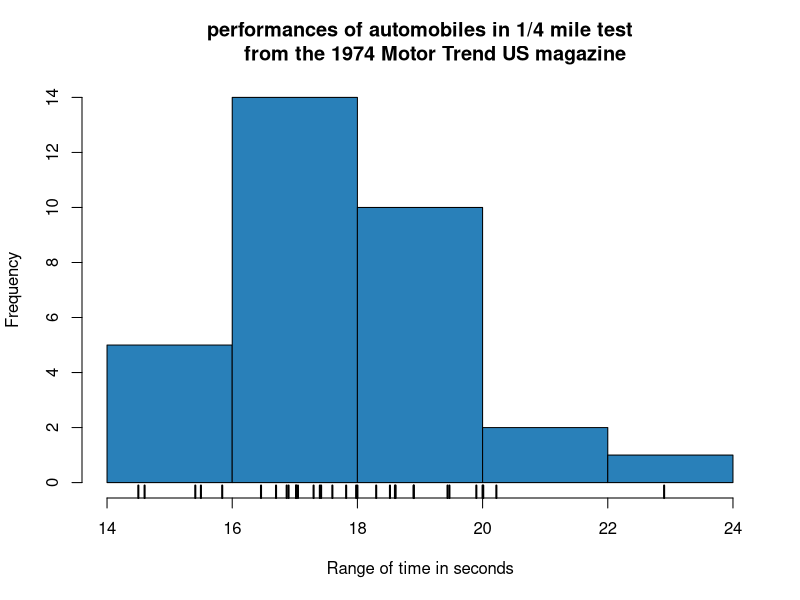
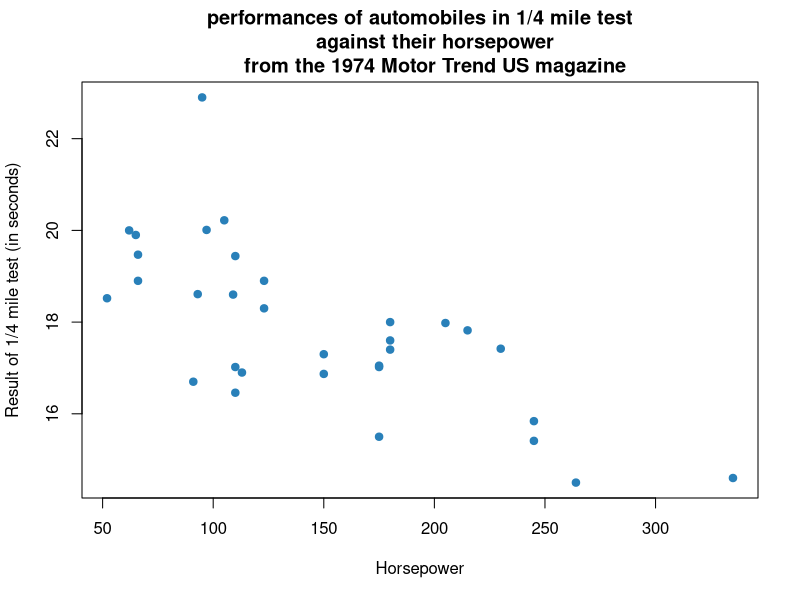
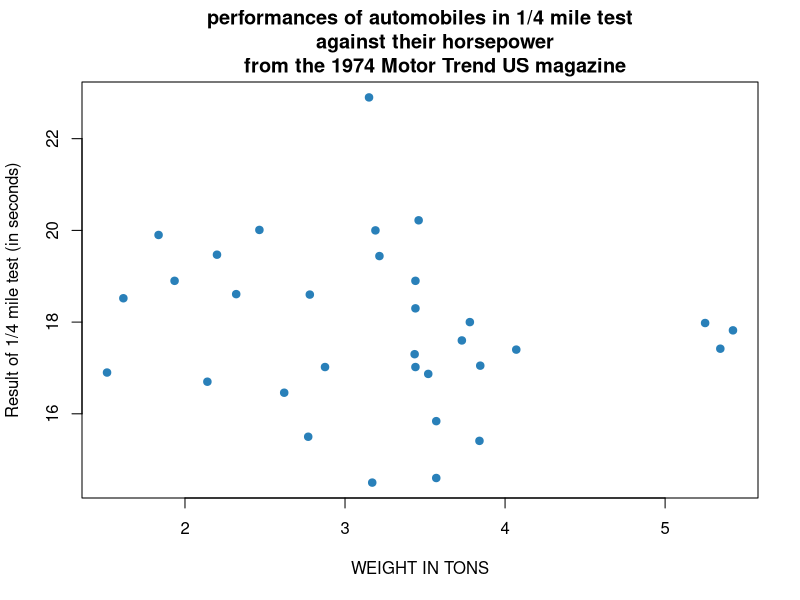
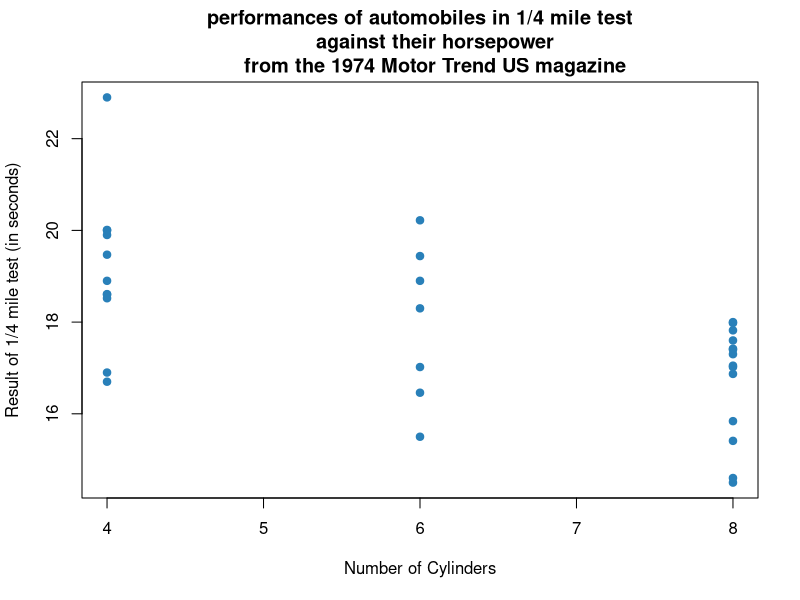
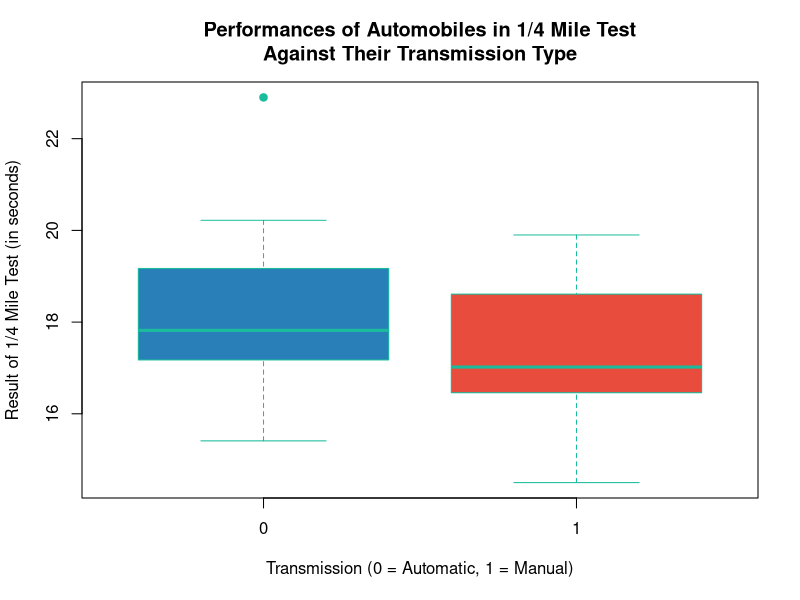
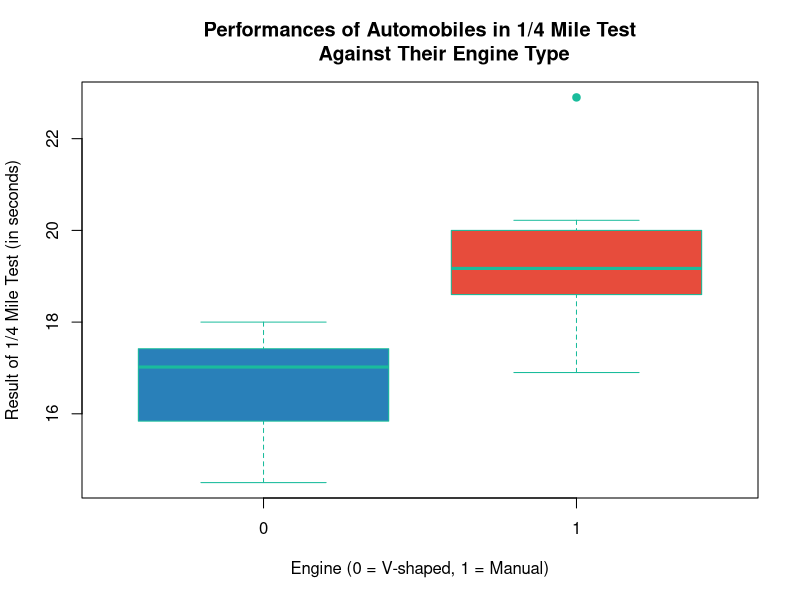

Here is the R script that generated these plots, in order:
#Here we will compare speed stats
#Histogram to show the performances of cars in 1/4 mile test in range of seconds 
hist(mtcars$qsec,
     breaks = 5,
     col = "#2980b9",
     main = "performances of automobiles in 1/4 mile test
     from the 1974 Motor Trend US magazine",
     xlab = "Range of time in seconds")

rug(mtcars$qsec, lwd = 2, color = "#34495e")

#Comparing the results based on Horsepower
plot(mtcars$hp,mtcars$qsec,
     main = "performances of automobiles in 1/4 mile test
     against their horsepower
     from the 1974 Motor Trend US magazine",
     pch = 19,
     col = "#2980b9",
     xlab = "Horsepower",
     ylab = "Result of 1/4 mile test (in seconds)")

#Comparing the results based on Weight
plot(mtcars$wt,mtcars$qsec,
     main = "performances of automobiles in 1/4 mile test
     against their horsepower
     from the 1974 Motor Trend US magazine",
     pch = 19,
     col = "#2980b9",
     xlab = "WEIGHT IN TONS",
     ylab = "Result of 1/4 mile test (in seconds)")

#Comparing The results based on Cylinders
plot(mtcars$cyl,mtcars$qsec,
     main = "performances of automobiles in 1/4 mile test
     against their horsepower
     from the 1974 Motor Trend US magazine",
     pch = 19,
     col = "#2980b9",
     xlab = "Number of Cylinders",
     ylab = "Result of 1/4 mile test (in seconds)")

#Comparing the results against gear style
boxplot(mtcars$qsec ~ mtcars$am,
        main = "Performances of Automobiles in 1/4 Mile Test\nAgainst Their Transmission Type",
        pch = 19,
        col = c("#2980b9", "#e74c3c"), 
        ylab = "Result of 1/4 Mile Test (in seconds)",
        xlab = "Transmission (0 = Automatic, 1 = Manual)",
        border = "#1abc9c", 
        horizontal = FALSE)

#Comparing against Engine Type
boxplot(mtcars$qsec ~ mtcars$vs,
        main = "Performances of Automobiles in 1/4 Mile Test
        Against Their Engine Type",
        pch = 19,
        col = c("#2980b9", "#e74c3c"), 
        ylab = "Result of 1/4 Mile Test (in seconds)",
        xlab = "Engine (0 = V-shaped, 1 = Manual)",
        border = "#1abc9c", 
        horizontal = FALSE)

        